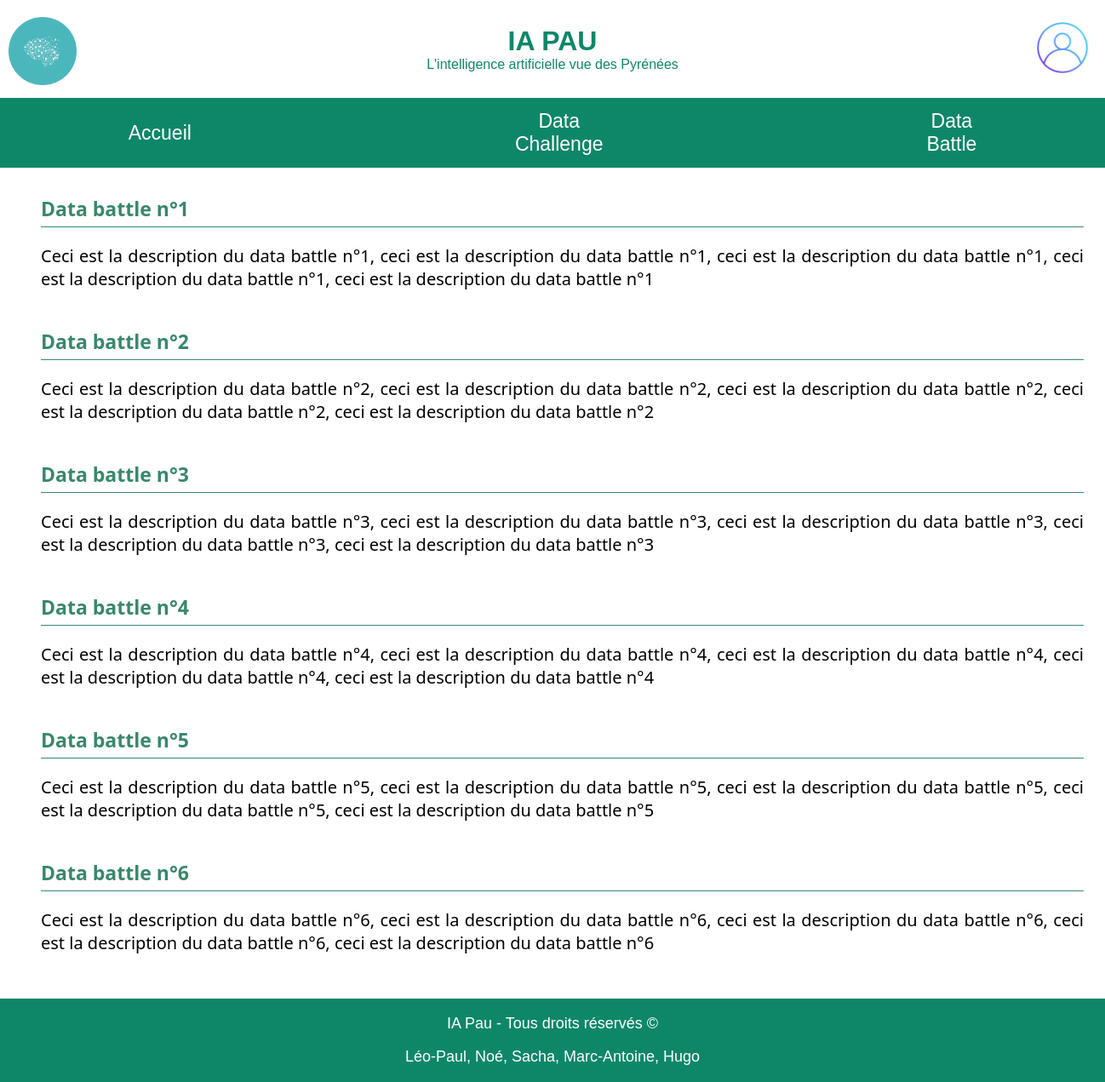
The app's page /php/dataEvent/liste-data-events.php?typeDataEvent=battle with its own data.
### tables this page shows
create table DataEvent (
    idDataEvent INTEGER primary key unique not null auto_increment, 
    typeDataEvent ENUM('DataChallenge','DataBattle'),
    dateDebut DATETIME,
    dateFIN DATETIME,
    dateCreation DATETIME,
    descript TEXT,
    entreprise VARCHAR(100),
    titre VARCHAR(100),
    donnees TEXT,
    consignes TEXT,
    conseils TEXT,
    idGestionnaire INTEGER,
    foreign key fk_Gestionnaire(idGestionnaire) references Utilisateur(idUtilisateur)
);

### php/bdd.php (called while the page is built, shortened)
<?php
function getAllFromRequest($mysqlClient,$request) {
    try {
        $statement = $mysqlClient->prepare($request);
        $statement->execute();
        $tableau = $statement->fetchAll();
        return $tableau;
    }
    catch(Exception $e) {
        die('Erreur : ' . $e->getMessage());
    }
}
?>

### php/dataEvent/liste-data-events.php (the view, shortened to what this page needs)
<?php
    include("../bdd.php");
?>
<!DOCTYPE HTML>
<html>
    <head>
        <link rel="stylesheet" type="text/css" href="/css/general.css" />
        <link rel="stylesheet" type="text/css" href="/css/header.css" />
        <link rel="stylesheet" type="text/css" href="/css/footer.css" />
        <link rel="stylesheet" type="text/css" href="/css/liste-data-events.css" />
    </head>
    <body>
        <?php
            include("../header.php");
        ?>
        <main>
            <?php
                $conn = connexion($serveur, $bdd, $user, $pass);
                if ($_GET["typeDataEvent"] == "challenge") {
                    $requete = "SELECT * FROM DataEvent WHERE typeDataEvent=\"DataChallenge\";";
                    $resultat = getAllFromRequest($conn, $requete);
                }
                else if ($_GET["typeDataEvent"] == "battle") {
                    $requete = "SELECT * FROM DataEvent WHERE typeDataEvent='DataBattle';";
                    $resultat = getAllFromRequest($conn, $requete);
                }
                $nbrResultats = count($resultat);
                echo "<div id='liste-events'>";
                for ($i=0; $i<$nbrResultats; $i++) {
                    echo "
                    <div class='event'>
                        <a href='data-event.php?idDataEvent=".$resultat[$i]["idDataEvent"]."'>
                            <div class='titre-event'>
                                <span>".$resultat[$i]["titre"]."</span>
                            </div>
                            <p>".$resultat[$i]["descript"]."</p>
                        </a>
                    </div>
                    ";
                }
                echo "</div>";
            ?>
        </main>
        <?php
            include("../footer.php");
        ?>
    </body>
</html>

### php/header.php (shortened to what this page needs)
<link rel="stylesheet" type="text/css" href="/css/header.css" />
<header>
    <div class="banniere">
        <a href="/index.php">
            <img src="/img/iapau_round.png" id="logo"/>
        </a>
        <div class="text"></a>
            <h1>IA PAU</h1>
            <p>L'intelligence artificielle vue des Pyrénées</p>
        </div>
        <div id="profilHeader">
            <a href=<?php if ($_SESSION["estConnecte"]) {echo("/php/profil/profil.php");} else { echo("/php/connexion/connexion.php");}?>> <img id="Client" src="/img/Client.png" alt="Client"/> </a>
        </div>
    </div>
    <div class="menu-banniere">
        <a href="/index.php">Accueil</a>
        <a href="/php/dataEvent/liste-data-events.php?typeDataEvent=challenge">Data Challenge</a>
        <a href="/php/dataEvent/liste-data-events.php?typeDataEvent=battle">Data Battle</a>
    </div>
</header>

### php/footer.php
<footer>
    <link rel="stylesheet" href="/css/footer.css">
    <p>IA Pau - Tous droits réservés ©</p>
    <p>Léo-Paul, Noé, Sacha, Marc-Antoine, Hugo</p>
</footer>

### css/general.css (style rules this page uses)
body { margin: 0px; padding: 0px; }
main { font-family: system-ui, -apple-system, BlinkMacSystemFont, 'Segoe UI', Roboto, Oxygen, Ubuntu, Cantarell, 'Open Sans', 'Helvetica Neue', sans-serif; margin: 25px; }
a { text-decoration: none; }

### css/header.css (style rules this page uses)
body { margin: 0; font-family: "montserrat", sans-serif; }
.banniere { background-color: white; display: flex; align-items: center; justify-content: center; text-align: center; paddING: 20px; }
.banniere p { color: #0E8769; text-align: center; margin-top: 0; margin-bottom: 10px; }
.menu-banniere a { color: white; font-size: 23px; padding: 14px 190px 14px; width: 25%; text-decoration: none; transition: 0.4s ease; }
.menu-banniere { background-color: #0E8769; display: flex; align-items: center; justify-content: center; text-align: center; }
.banniere h1 { color: #0E8769; font-family: "montserrat", sans-serif; text-align: center; display: inline-block; margin-top: 10px; margin-bottom:0; }
#profilHeader { position: absolute; display: flex; right: 10px; align-items: center; }
#Client { top : 30px; height : 60px; padding: 10px; }
#logo { position : absolute; top : 20px; left: 10px; height : 80px; }

### css/footer.css (style rules this page uses)
footer { font-family: "montserrat", sans-serif; padding: 1px 0px 1px 0px; left: 0px; bottom: 0px; background-color: #0E8769; width: 100%; text-align: center; font-size: 18px; color: white; }

### css/liste-data-events.css (style rules this page uses)
#liste-events a { color: black; transition: 0.3s ease; }
#liste-events .event { border-left: 3px solid rgba(255, 255, 255, 0); transition: 0.3s ease; }
#liste-events .event { padding-top: 7px; padding-bottom: 7px; margin-top: 10px; margin-bottom: 10px; padding-left: 20px; font-size: 20px; text-align: justify; }
#liste-events .event .titre-event { font-weight: bold; font-size: 20px; border-bottom: 1px solid rgb(56, 136, 106); padding-bottom: 5px; color: rgb(56, 136, 106); font-size: 23px; }

### records on screen
dataevent: titre "Data battle n°1", descript "Ceci est la description du data battle n°1, ceci est la description du data battle n°1, ceci est la description du data battle n°1, ceci est la description du data battle n°1, ceci est la description du data battle n°1"
dataevent: titre "Data battle n°2", descript "Ceci est la description du data battle n°2, ceci est la description du data battle n°2, ceci est la description du data battle n°2, ceci est la description du data battle n°2, ceci est la description du data battle n°2"
dataevent: titre "Data battle n°3", descript "Ceci est la description du data battle n°3, ceci est la description du data battle n°3, ceci est la description du data battle n°3, ceci est la description du data battle n°3, ceci est la description du data battle n°3"
dataevent: titre "Data battle n°4", descript "Ceci est la description du data battle n°4, ceci est la description du data battle n°4, ceci est la description du data battle n°4, ceci est la description du data battle n°4, ceci est la description du data battle n°4"
dataevent: titre "Data battle n°5", descript "Ceci est la description du data battle n°5, ceci est la description du data battle n°5, ceci est la description du data battle n°5, ceci est la description du data battle n°5, ceci est la description du data battle n°5"
dataevent: titre "Data battle n°6", descript "Ceci est la description du data battle n°6, ceci est la description du data battle n°6, ceci est la description du data battle n°6, ceci est la description du data battle n°6, ceci est la description du data battle n°6"
